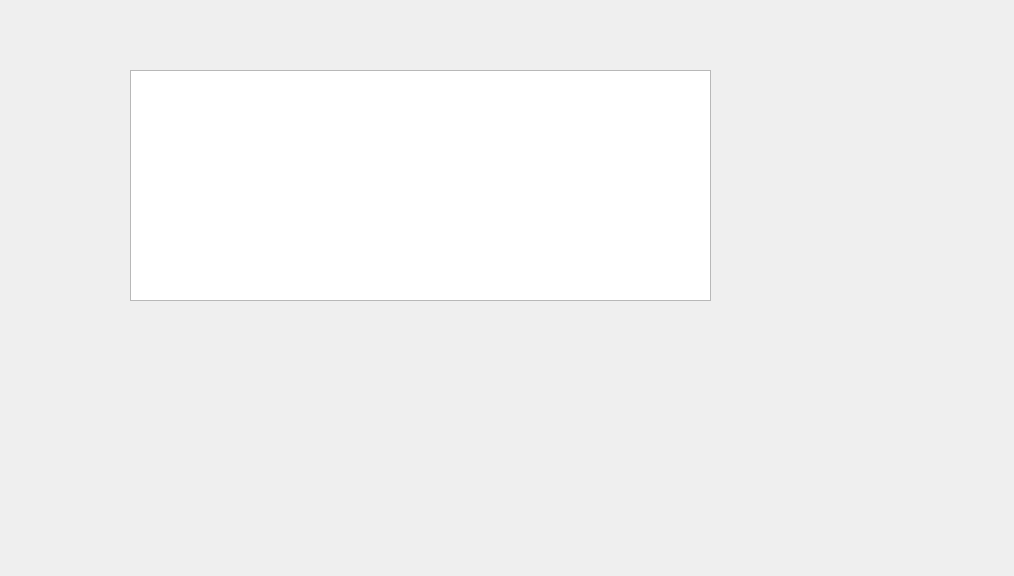
<?xml version="1.0" encoding="UTF-8"?>
<ui version="4.0">
 <class>Dialog</class>
 <widget class="QDialog" name="Dialog">
  <property name="geometry">
   <rect>
    <x>0</x>
    <y>0</y>
    <width>1014</width>
    <height>576</height>
   </rect>
  </property>
  <property name="windowTitle">
   <string>Dialog</string>
  </property>
  <widget class="QTableView" name="tab_recherche">
   <property name="geometry">
    <rect>
     <x>130</x>
     <y>70</y>
     <width>581</width>
     <height>231</height>
    </rect>
   </property>
  </widget>
 </widget>
 <resources/>
 <connections/>
</ui>
